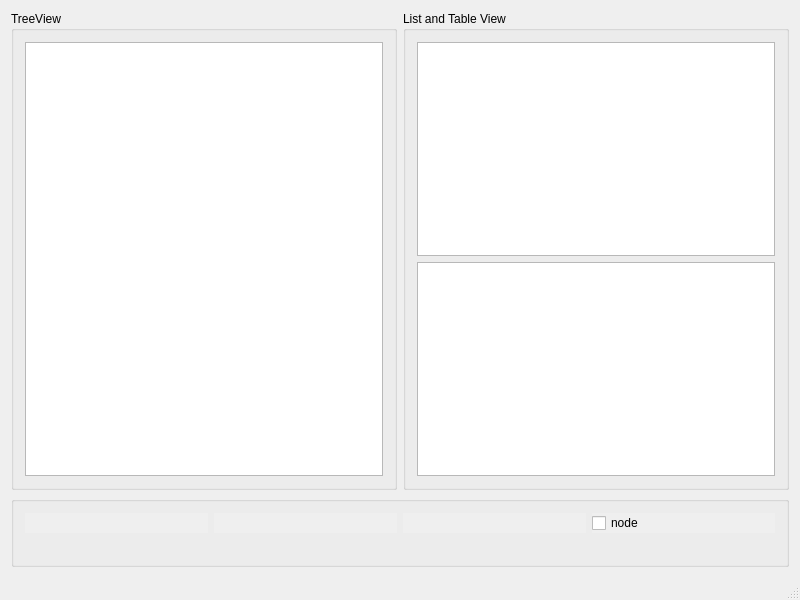
<?xml version="1.0" encoding="UTF-8"?>
<ui version="4.0">
 <class>FileSystemModel</class>
 <widget class="QMainWindow" name="FileSystemModel">
  <property name="geometry">
   <rect>
    <x>0</x>
    <y>0</y>
    <width>800</width>
    <height>600</height>
   </rect>
  </property>
  <property name="minimumSize">
   <size>
    <width>800</width>
    <height>600</height>
   </size>
  </property>
  <property name="windowTitle">
   <string>FileSystemModel</string>
  </property>
  <widget class="QWidget" name="centralWidget">
   <layout class="QGridLayout" name="gridLayout_2">
    <item row="0" column="0">
     <widget class="QGroupBox" name="groupBox_1">
      <property name="title">
       <string>TreeView</string>
      </property>
      <layout class="QVBoxLayout" name="verticalLayout">
       <item>
        <widget class="QTreeView" name="treeView"/>
       </item>
      </layout>
     </widget>
    </item>
    <item row="0" column="1">
     <widget class="QGroupBox" name="groupBox_2">
      <property name="title">
       <string>List and Table View</string>
      </property>
      <layout class="QVBoxLayout" name="verticalLayout_2">
       <item>
        <widget class="QListView" name="listView"/>
       </item>
       <item>
        <widget class="QTableView" name="tableView">
         <property name="minimumSize">
          <size>
           <width>0</width>
           <height>0</height>
          </size>
         </property>
        </widget>
       </item>
      </layout>
     </widget>
    </item>
    <item row="1" column="0" colspan="2">
     <widget class="QGroupBox" name="groupBox_3">
      <property name="title">
       <string/>
      </property>
      <layout class="QGridLayout" name="gridLayout">
       <item row="0" column="0">
        <widget class="QLabel" name="label_1">
         <property name="autoFillBackground">
          <bool>true</bool>
         </property>
         <property name="text">
          <string/>
         </property>
        </widget>
       </item>
       <item row="0" column="1">
        <widget class="QLabel" name="label_2">
         <property name="autoFillBackground">
          <bool>true</bool>
         </property>
         <property name="text">
          <string/>
         </property>
        </widget>
       </item>
       <item row="0" column="2">
        <widget class="QLabel" name="label_3">
         <property name="autoFillBackground">
          <bool>true</bool>
         </property>
         <property name="text">
          <string/>
         </property>
        </widget>
       </item>
       <item row="0" column="3">
        <widget class="QCheckBox" name="checkBox">
         <property name="autoFillBackground">
          <bool>true</bool>
         </property>
         <property name="text">
          <string>node</string>
         </property>
        </widget>
       </item>
       <item row="1" column="0">
        <widget class="QLabel" name="label_4">
         <property name="text">
          <string/>
         </property>
        </widget>
       </item>
      </layout>
     </widget>
    </item>
   </layout>
  </widget>
  <widget class="QStatusBar" name="statusBar"/>
 </widget>
 <layoutdefault spacing="6" margin="11"/>
 <resources/>
 <connections/>
</ui>
